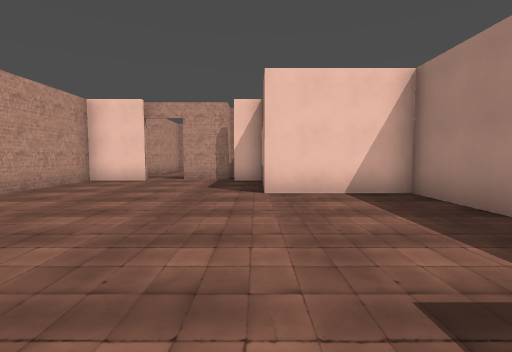
view 1 (above)

24 first-person views from a walk through a Godot game level. The camera is 1.5 m above the floor, tilts 4° down and sees 85° across. The floor is counted in squares, 2 m on a side. Each view is taken from the middle of a square. On the plan, view 1 faces up. The plan holds only what a view shows up to about 10 squares ahead; the rest is blank.

view 2
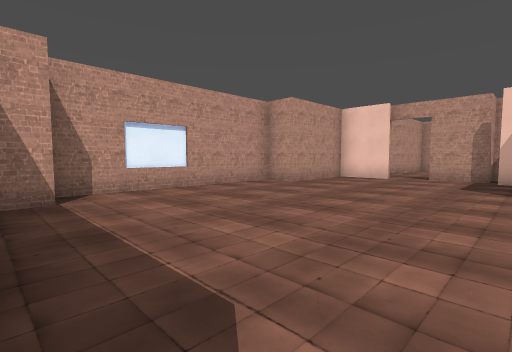

view 3
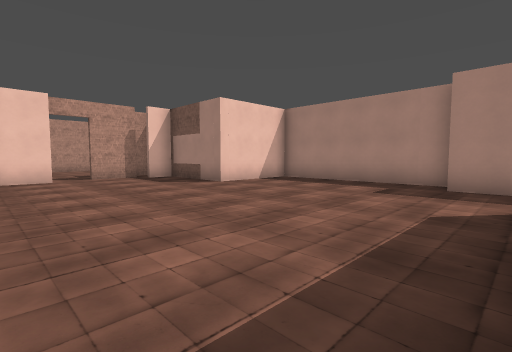

view 4
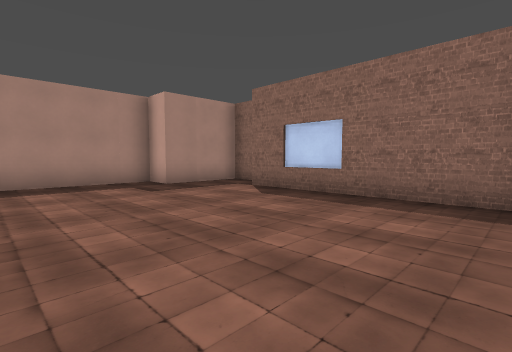

view 5
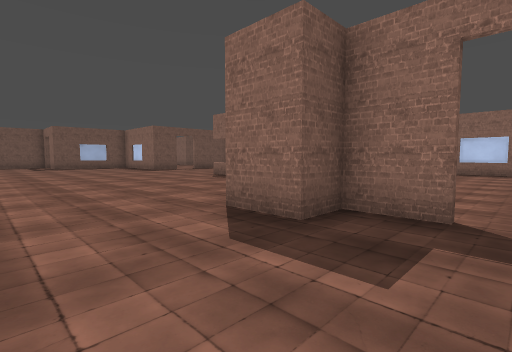

view 6
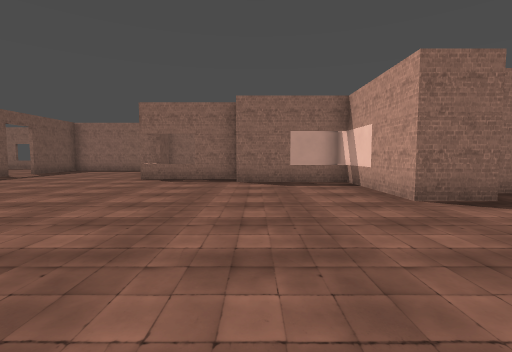

view 7
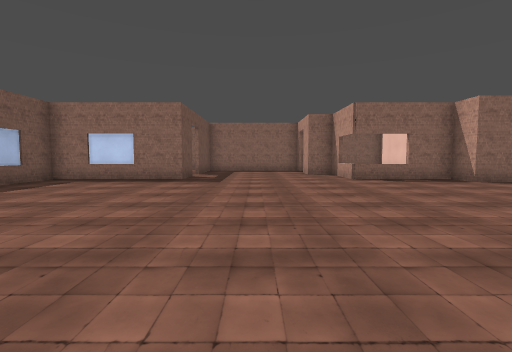

view 8
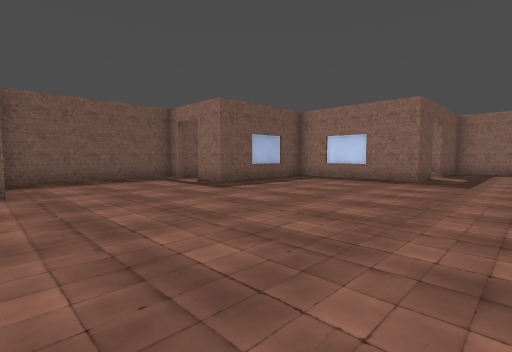

view 9
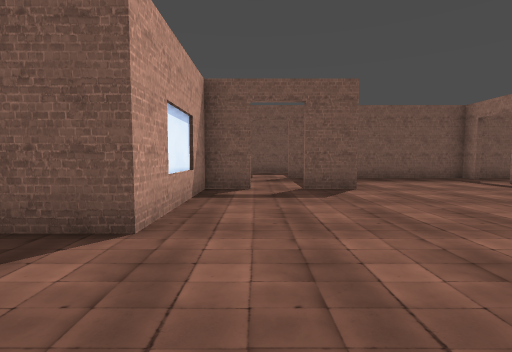

view 10
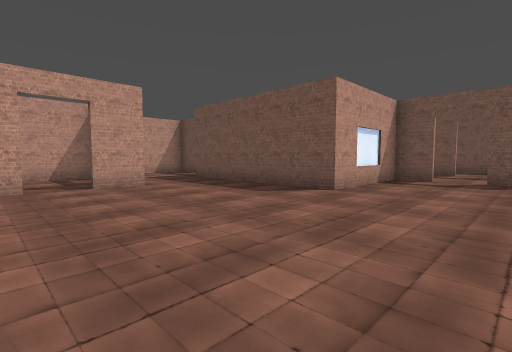

view 11
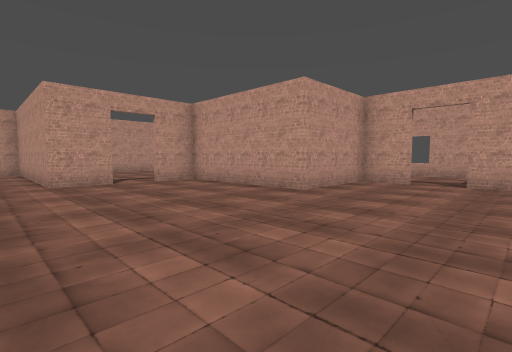

view 12
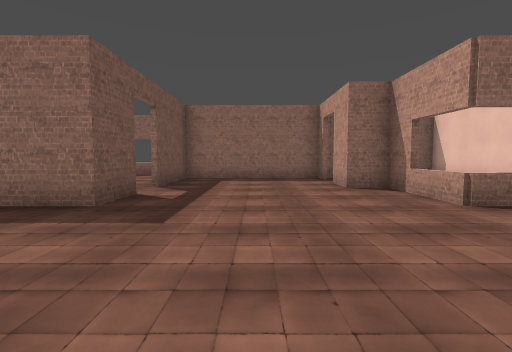

view 13
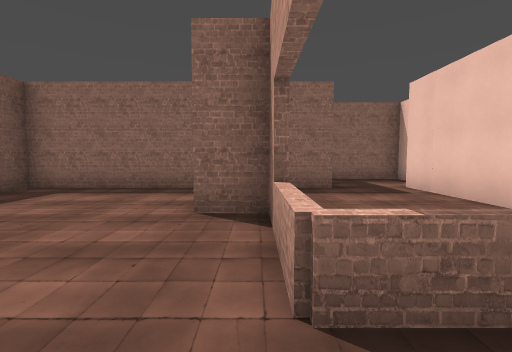

view 14
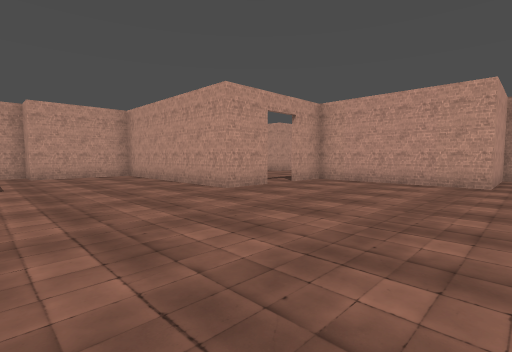

view 15
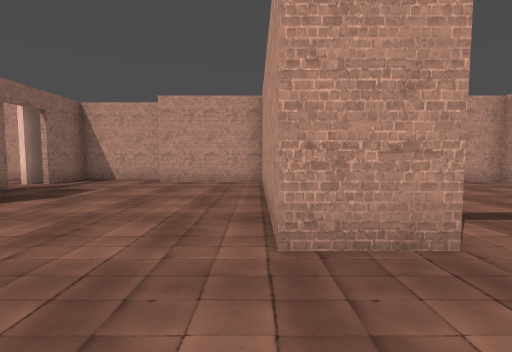

view 16
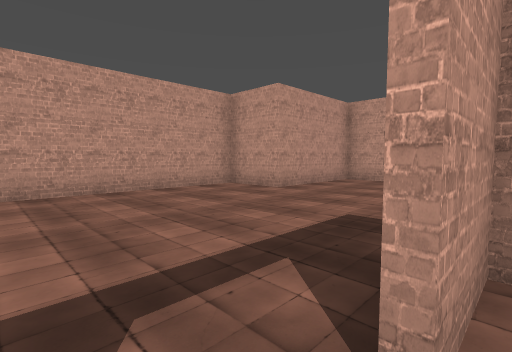

view 17
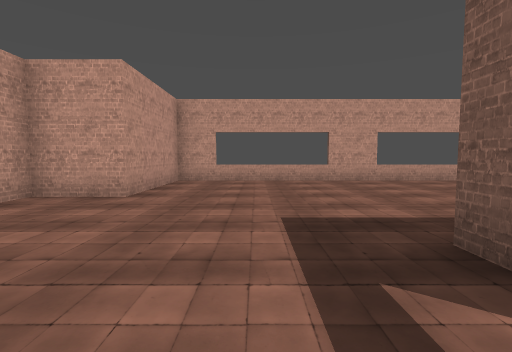

view 18
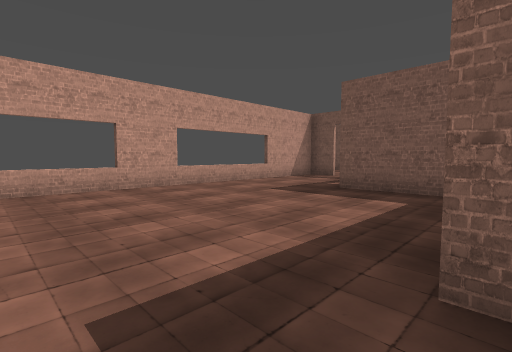

view 19
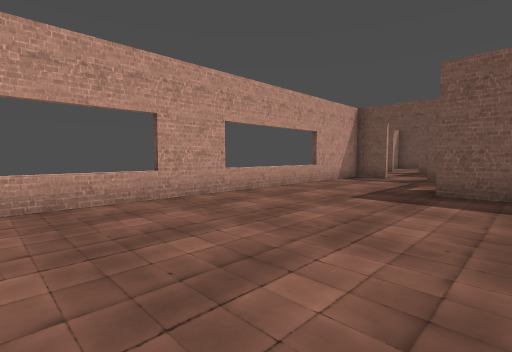

view 20
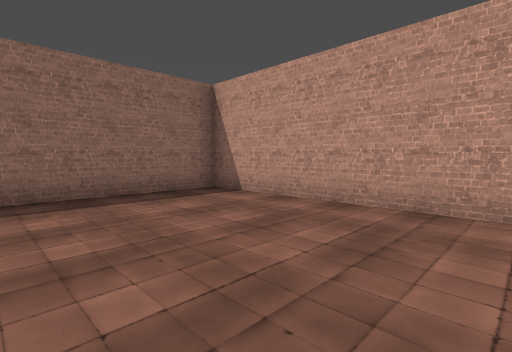

view 21
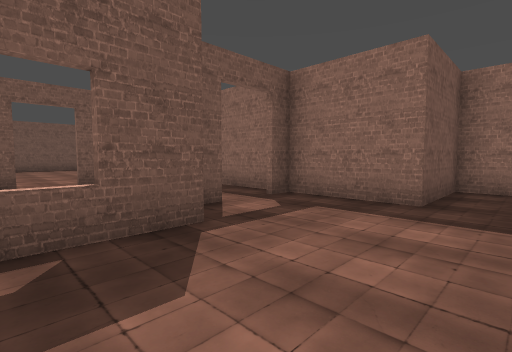

view 22
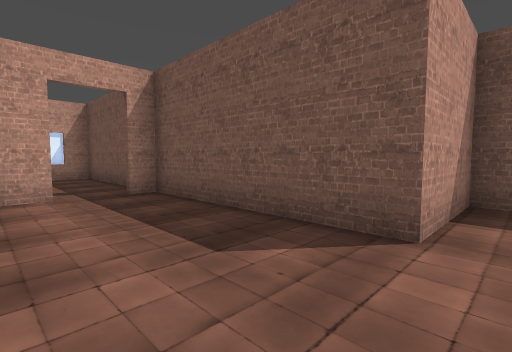

view 23
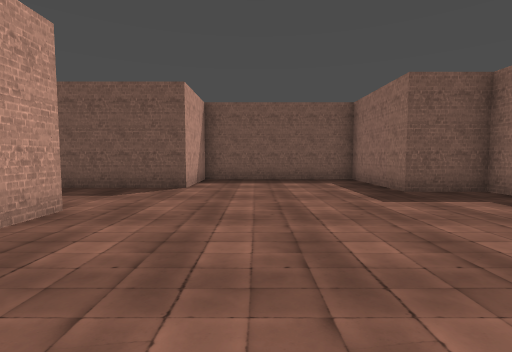

view 24
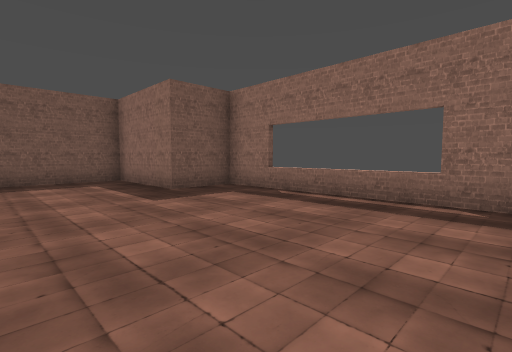

### Floor plan
Ten units are one square. View 1 is at (0, 0); x grows to the right and y downward. Boxes are objects, and circles mark ways between rooms. Rooms are numbered by the first view taken in them; rooms with no view inside come last. Other rooms are left out.
<svg viewBox="-67 -265 294 292">
<path fill="none" stroke="#000" d="M-52 1 -52 9M-49 12 4 12M-34 -87 -52 -87 -52 -57 -62 -57 -62 1M2 -87 -8 -87M-9 -92 -24 -92M22 22 22 -3 32 -3 32 -57 2 -57 2 -80M164 -146 164 -159M124 -42 124 -58 167 -58 167 -98 179 -98M18 -168 18 -152 -40 -152M164 -170 164 -182 127 -182 127 -216M180 -97 171 -97M3 -68 36 -68 36 -58 68 -58 68 -33 78 -33 78 -21M101 -222 89 -222M78 -222 63 -222 63 -192 18 -192 18 -179M191 -98 198 -98M198 -97 191 -97M78 -9 78 -3M-25 -93 -11 -93 -11 -103 3 -103 3 -58 19 -58M77 -2 77 -9M64 -3 124 -3 124 -31M197 -47 197 -147 186 -147M-41 -88 -35 -88M-42 -149 -42 -122 -52 -122 -52 -93 -36 -93M17 -188 17 -194M0 -257 -24 -257 -24 -222 -42 -222 -42 -149M62 -201 62 -224M50 -257 9 -257M-42 -153 -1 -153M99 -245 99 -252M98 -257 59 -257M33 -31 33 -1M67 -31 67 -50M23 16 23 22M14 22 52 22 52 -3 64 -3M169 19 189 19 189 2 222 2 222 -47 197 -47M169 -57 159 -57M131 19 150 19"/>
<circle cx="-30" cy="-90" r="3" fill="#2a7"/>
<circle cx="20" cy="-170" r="3" fill="#2a7"/>
<circle cx="80" cy="-220" r="3" fill="#2a7"/>
<circle cx="60" cy="-60" r="3" fill="#2a7"/>
<circle cx="75" cy="-15" r="3" fill="#2a7"/>
<circle cx="120" cy="-40" r="3" fill="#2a7"/>
<circle cx="185" cy="-50" r="3" fill="#2a7"/>
<text x="-20" y="-30">1</text>
<text x="90" y="-120">2</text>
<text x="10" y="-210">3</text>
<text x="50" y="-20">4</text>
<text x="170" y="-10">5</text>
</svg>
Room 1 opens to room 2. Room 2 opens to room 3. Room 2 opens to room 4. Room 2 opens to room 5.

Where each view was taken, in squares from view 1:
view 1: 0 up, 0 right, facing up
view 2: 1 down, 0 right, facing up-left
view 3: 1 down, 5 left, facing up-right
view 4: 4 up, 5 left, facing down-right
view 5: 13 up, 3 left, facing down-right
view 6: 15 up, 3 right, facing down
view 7: 15 up, 10 right, facing down
view 8: 15 up, 10 right, facing down-right
view 9: 17 up, 10 right, facing right
view 10: 15 up, 7 right, facing up-right
view 11: 14 up, 10 right, facing up-left
view 12: 10 up, 10 right, facing down
view 13: 7 up, 7 right, facing down
view 14: 11 up, 7 right, facing up-left
view 15: 15 up, 4 right, facing left
view 16: 17 up, 2 right, facing up-left
view 17: 17 up, 0 right, facing up
view 18: 19 up, 0 right, facing up-right
view 19: 21 up, 0 right, facing up-right
view 20: 21 up, 0 right, facing down-left
view 21: 5 up, 4 right, facing down-right
view 22: 4 up, 17 right, facing up-right
view 23: 3 up, 13 right, facing right
view 24: 3 up, 13 right, facing down-right
